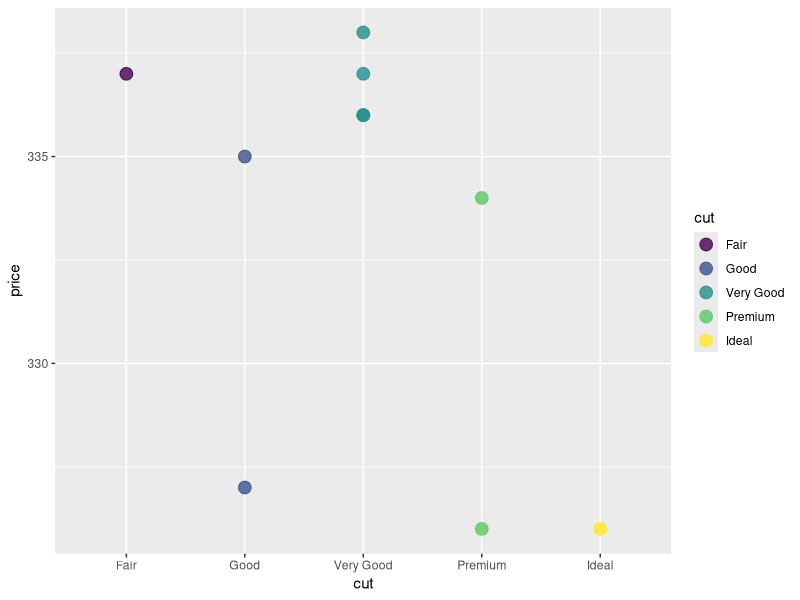
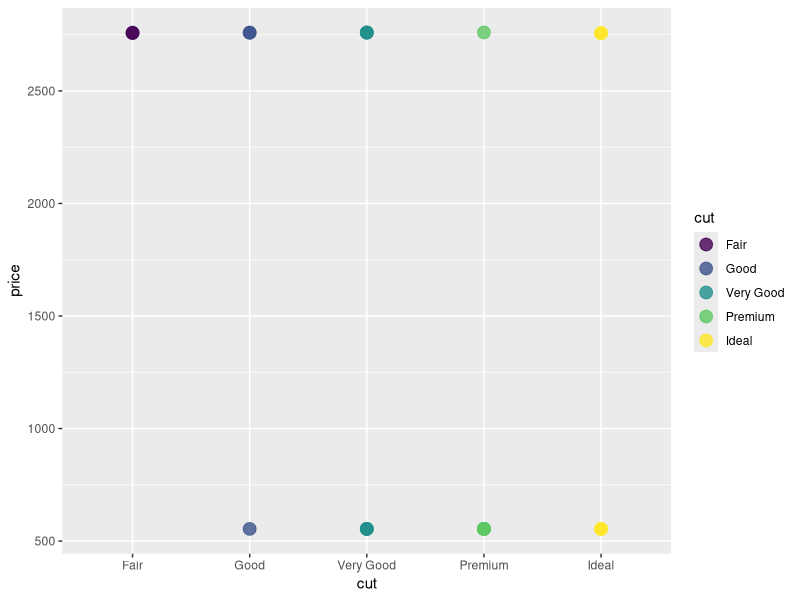
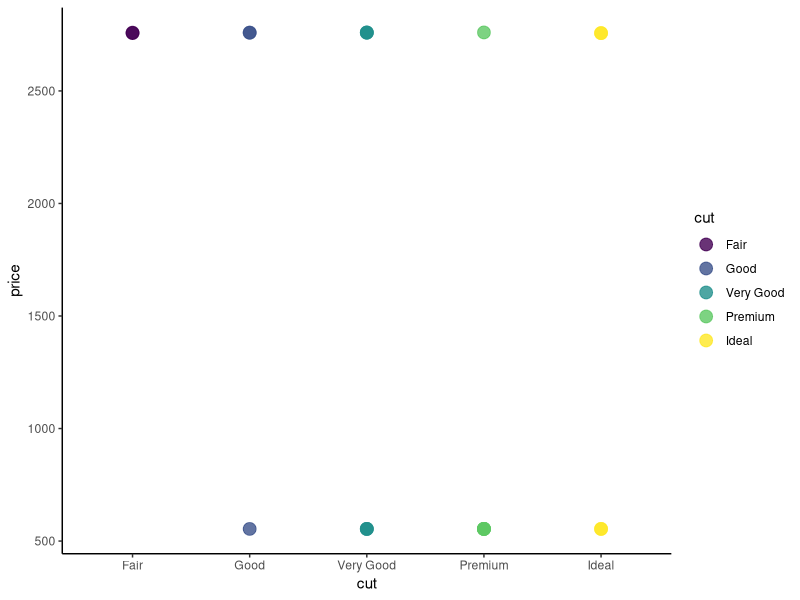
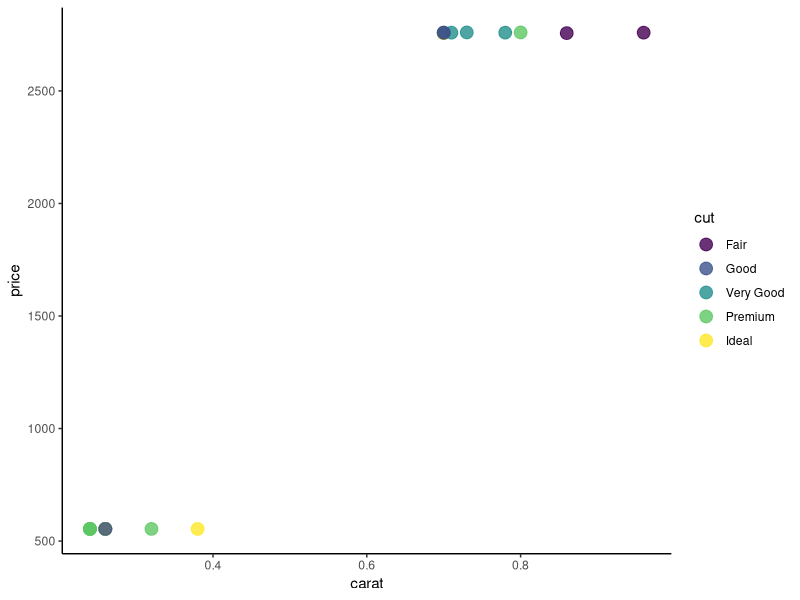
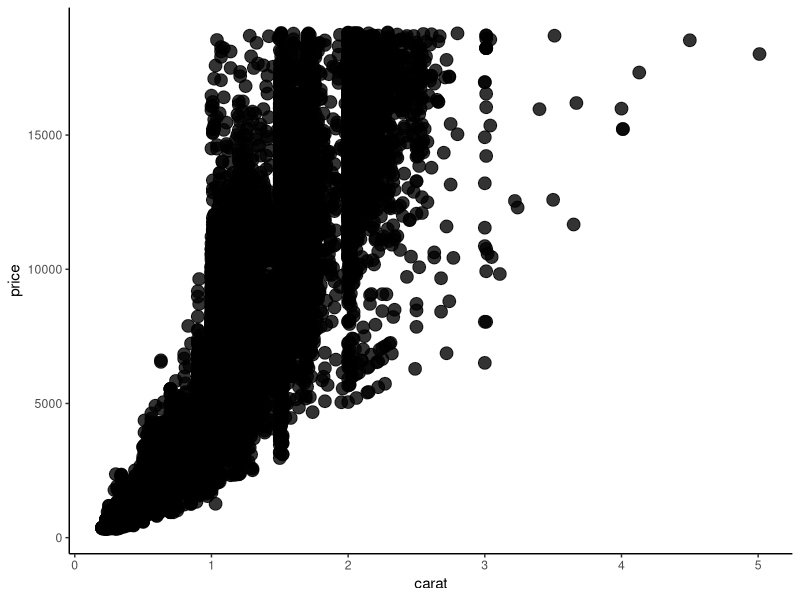

Recreate these plots in R, in order.
## ---- chunk 1

#To read some pieces of code that other people have already written, we can borrow those codebooks from the R library. 

#Here, we borrow some instructions for making plots, which also includes the sample dataset called 'diamonds', by calling up the code using the 'library' function:  
library(ggplot2)

#This is like checking out a codebook from the library - you get to keep it at hand as long as you're working in this space.

#The 'head' command in bash has the same name in R, but it is a function too: 
head(diamonds)

#To change the number of rows displayed, it looks like this: 
head(diamonds, n=10)

#We also talked about how the function nrow() works just like the bash command (word count) that tells us how many lines are in a file: wc -l
nrow(diamonds)
## ---- chunk 2

#This is an example of some student code where they were looking for all the "Good" diamonds: pretty close! 
diamonds[grep("Good",diamonds)]

#Putting results in a variable is good practice if we want to us them later. 

# Use the '<-' combined symbol to "stuff" your code result from the right side into the variable on the left side. You can name the variable whatever you want! We named it 'stud' here: 
stud <- diamonds[grep("Good",diamonds)]

#Let us make a few modifications. 
#First, let's specify that we are looking in rows with a comma after the grep command
#Then let's grep for the pattern in the "cut" column only. 

#To use column information inside the function, we can use SYNTAX like this:
#diamonds$cut. That calls the column "by its name". 

stud2 <- diamonds[grep("Good",diamonds$cut),]
stud2

#Here is a student example of "subsetting" a dataset. 
#This can be a good idea to figure out how the commands work by using smaller datasets.
diamonds[1:10, c("cut","price")] -> dia
dia

#The student code works, but the more typical way to write this is in R is to put the variable name first and the instructions second: 

dia2 <- diamonds[1:10, c("cut", "price")]
dia2


#Much like the 'MATCH' function in excel, the grep function in R returns the index of the matches. 
#Consider this grep function, which searches for the word 'Premium' in the dataframe 'dia2'. Where does it say the matches are? 
matches <- grep("Premium", dia2$cut)
matches

#You should see all of the row numbers returned. So how do we get the information in the rows returned, instead of just which rows have a match? 

#We might try to just use the returned indexes to grab rows: 
dia2[matches,]

#That works! 

#You could also try using the combine function we saw earlier, because we got more than one row number back: 
dia2[c(matches),]

#That works too!

#Finally, let's see if we can stuff the function inside the dataframe to select the right rows, alll in one line of code: 
dia2[grep("Premium", dia2$cut), ]

#I hope you can see that there are LOTS of ways to do things 'right', not just LOTS of ways to get it a little wrong. 

#Another version of grep that students have tried is 'grepl', which returns something called a boolean. 

#Booleans are either 'TRUE' or 'FALSE' for each of the data items surveyed. 

#This could be useful, let's save that list of values in a variable and try some of the same steps as above. 

stud3 <- grepl("Premium", dia2$cut)
stud3
dia2[stud3,]

#Ah! Both booleans from grepl and indexes from grep work!

#Now, I told you the fun part was plotting. How do we? Try this code: 

ggplot(data = dia, aes(x = cut, y = price, color = cut)) +
  geom_point(alpha = 0.8, size =4)

#You'll notice we need to call out plotting function ggplot(). 

#The function needs a dataset (dia), and the variables to use get packaged into the 'aes()' function (aes = aesthetics; how modern!).

#The handy part of ggplot is that we can add-on instructions with extra functions using the '+' sign - kinda like buying upgrades, but free! 

#Here, we add-on upgrades to our datapoints using the function 'geom_point()' and give it a new color opacity using 'alpha' and a new point size using 'size'. Try to change some values and see what happens!  

#For the TASKS, I've created a subset of diamonds called diatask with this command: 

diatask <- diamonds[80:100, c(2,7)]
#print(diatask, n = 20) 

## ---- chunk 3
head(diatask)

# The key variables are cut and price
## ---- chunk 4
head(diatask, n = nrow(diatask))
## ---- chunk 5
diatask[diatask$price < 750, ]
## ---- chunk 6
table(diatask$cut)
# there should be 10 rows for sparkles because there is 6 premium rows and 4 ideal rows

premium <- diatask[grep("Premium", diatask$cut), ]
Ideal <- diatask[grep("Ideal", diatask$cut), ]

sparkles <- rbind(premium, Ideal)

sparkles

#Yes, I got the same number of rows I expected.
## ---- chunk 7
ggplot(data = diatask, aes(x = cut, y = price, color = cut)) +
  geom_point(alpha = 0.8, size =4)

## ---- chunk 8
ggplot(data = diatask, aes(x = cut, y = price, color = cut)) +
  geom_point(alpha = 0.8, size =4) + theme_classic()

## ---- chunk 9
diasize <- diamonds[80:100, c("carat", "cut", "price")]

## ---- chunk 10
# recreate diasize here to ensure the chunk has the data it needs
diasize <- diamonds[80:100, c("carat", "cut", "price")]
ggplot(data = diasize, aes(x = carat, y = price, color = cut)) +
  geom_point(alpha = 0.8, size =4) + theme_classic()

## ---- chunk 11
## The plots show a small bit of data, this small amount of data is not enough to make a good conclusion.
## ---- chunk 12
 carat_data <- diamonds[, c("carat", "price")]
ggplot(data = carat_data, aes(x = carat, y = price)) +
  geom_point(alpha = 0.8, size =4) + theme_classic()

# I decided to use the full diamonds data set because it has A wide variety of options, this makes the trend more accurate. It wasn’t really surprising That price tends to increase as carat increases.
